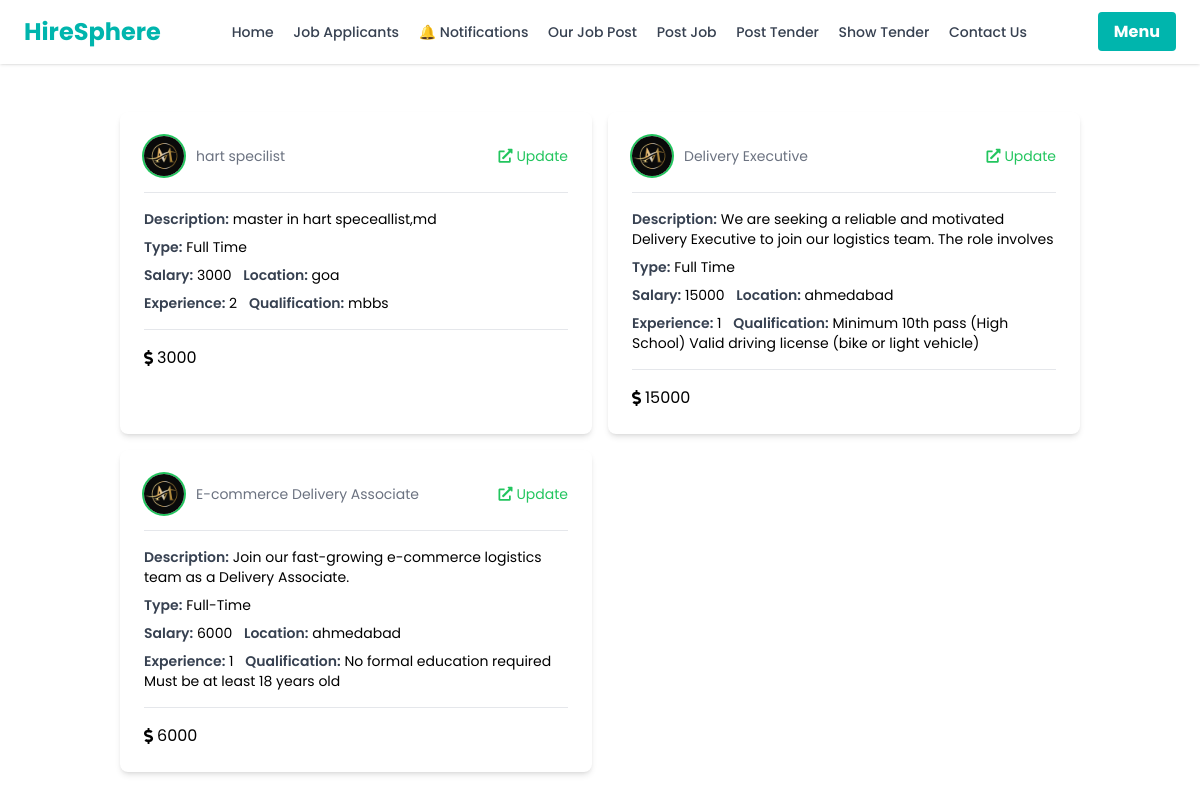
/postedjob (signed in), run on the app's committed database.
### website/models.py (models this page shows, shortened)
class sub_job(models.Model):
    id = models.AutoField(primary_key=True)
    category = models.ForeignKey(category, on_delete=models.CASCADE)
    company = models.ForeignKey(c_register, on_delete=models.CASCADE)
    job_title=models.CharField(max_length=50)
    job_description=models.TextField()
    job_type = models.CharField(max_length=20, choices=[('Full-Time', 'Full-Time'), ('Part-Time', 'Part-Time'),('Freelancer','Freelancer')], default='Full-Time')
    job_salary = models.IntegerField()
    job_location = models.CharField(max_length=50)
    job_skils = models.CharField(max_length=50)
    job_experience = models.IntegerField()
    job_qualification = models.CharField(max_length=50)
    job_vacancy = models.IntegerField()
    job_apply = models.CharField(max_length=50)

### website/views.py (the view)
# urls.py: path('postedjob',postedjobs,name="postedjobs"),
def postedjobs(request):
    if 'cp_email' in request.session:
        company = c_register.objects.get(cp_email=request.session['cp_email'])
        jobs = sub_job.objects.filter(company=company)
        for job in jobs:
            try:
                job.company_logo = cp_verify.objects.get(company=job.company).company_logo.url
            except:
                job.company_logo = None  # fallback if logo not found
        return render(request, 'postedjobs.html', {'jobs': jobs, 'company': company,'loggedin_company': request.session.get('loggedin_company'),})
    else:
        return redirect('login')

### website/templates/postedjobs.html (shortened to what this page needs)
{% extends 'nav.html' %}
{% load static %}
{% block content %}
<html lang="en">
<head>
  <script src="https://cdn.tailwindcss.com"></script>
  <link href="https://cdnjs.cloudflare.com/ajax/libs/font-awesome/5.15.3/css/all.min.css" rel="stylesheet"/>
  <link rel="stylesheet" type="text/css" href="{% static 'css/jobs.css' %}">
  <link rel="stylesheet" href="https://cdnjs.cloudflare.com/ajax/libs/font-awesome/5.15.3/css/all.min.css">
</head>
<body class="BODY bg-gray-100">
  <div class="container mx-auto p-4">
    <div class="container mx-auto p-4 grid grid-cols-1 sm:grid-cols-2 gap-4">
      {% for i in jobs %}
      <div class="bg-white rounded-lg shadow-md p-6">
        <div class="flex items-center justify-between mb-4">
          <div class="flex items-center">
            <img
              alt="Company logo"
              class="w-10 h-10 rounded-full ring-2 ring-green-500 hover:scale-105 transition-transform duration-300"
              src="{% if i.company_logo %}{{ i.company_logo }}{% else %}https://via.placeholder.com/60x60.png?text=No+Logo{% endif %}"
              width="60"
              height="60"
            />
            <div class="ml-3">
              <p class="text-gray-500 text-sm">{{ i.job_title }}</p>
            </div>
          </div>
          <div class="text-green-500 text-sm">
            <a href="{% url 'update_post_job' i.id %}" class="hover:underline">
              <i class="fas fa-external-link-alt mr-1"></i>Update
            </a>
          </div>
        </div>
        <div class="border-t border-gray-200 pt-4 space-y-2 text-sm">
          <p><span class="font-semibold text-gray-700">Description:</span> {{ i.job_description }}</p>
          <p><span class="font-semibold text-gray-700">Type:</span> <span class="a1">{{ i.job_type }}</span></p>
          <p>
            <span class="font-semibold text-gray-700">Salary:</span> {{ i.job_salary }}
            <span class="a2 pl-2 font-semibold text-gray-700">Location:</span> {{ i.job_location }}
          </p>
          <p>
            <span class="font-semibold text-gray-700">Experience:</span> {{ i.job_experience }}
            <span class="a3 pl-2 font-semibold text-gray-700">Qualification:</span> {{ i.job_qualification }}
          </p>
        </div>
        <div class="border-t border-gray-200 pt-4 mt-4 flex items-center justify-between">
          <div class="flex items-center">
            <i class="fas fa-dollar-sign mr-1"></i>
            <span>{{ i.job_salary }}</span>
          </div>
        </div>
      </div>
      {% endfor %}
    </div>
  </div>
</body>
</html>
{% endblock %}

### website/templates/nav.html (style rules this page uses)
body { font-family: 'Poppins', sans-serif; }

### data on the page
sub_job: job_title "hart specilist", job_description "master in hart speceallist,md", job_type "Full Time", job_salary "3000", job_location "goa", job_experience "2", job_qualification "mbbs"
sub_job: job_title "Delivery Executive", job_description "We are seeking a reliable and motivated Delivery Executive to join our logistics team. The role involves", job_type "Full Time", job_salary "15000", job_location "ahmedabad", job_experience "1", job_qualification "Minimum 10th pass (High School) Valid driving license (bike or light vehicle)"
sub_job: job_title "E-commerce Delivery Associate", job_description "Join our fast-growing e-commerce logistics team as a Delivery Associate.", job_type "Full-Time", job_salary "6000", job_location "ahmedabad", job_experience "1", job_qualification "No formal education required Must be at least 18 years old"
